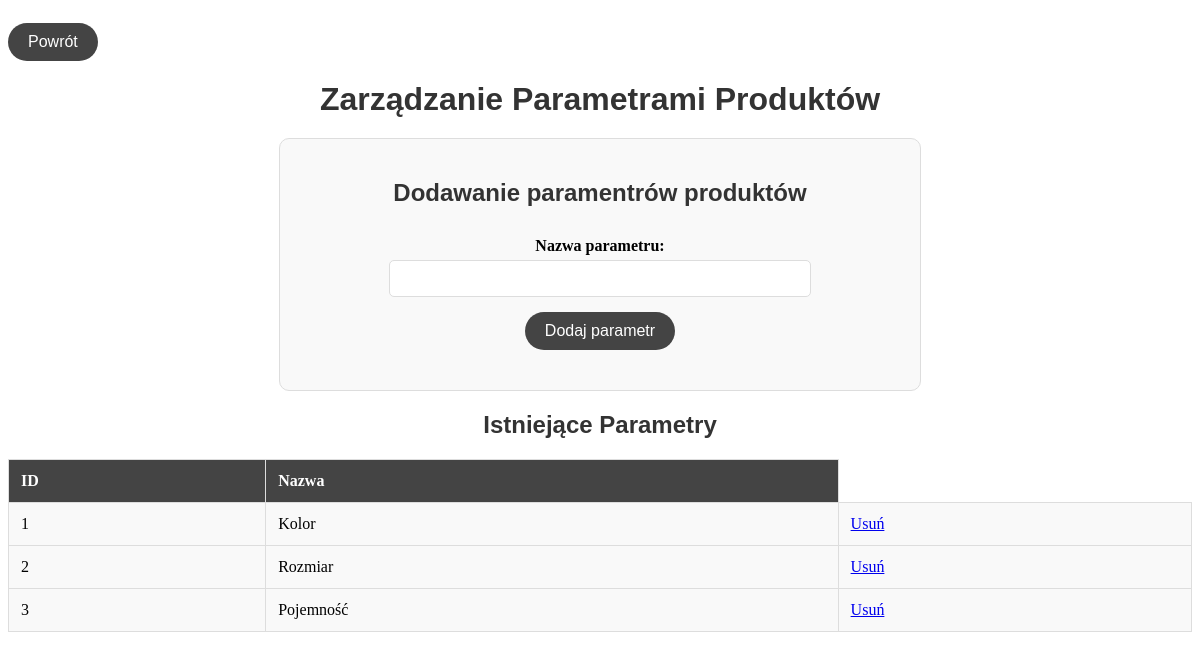
/parameters.php, run on an earlier commit of the app's database.
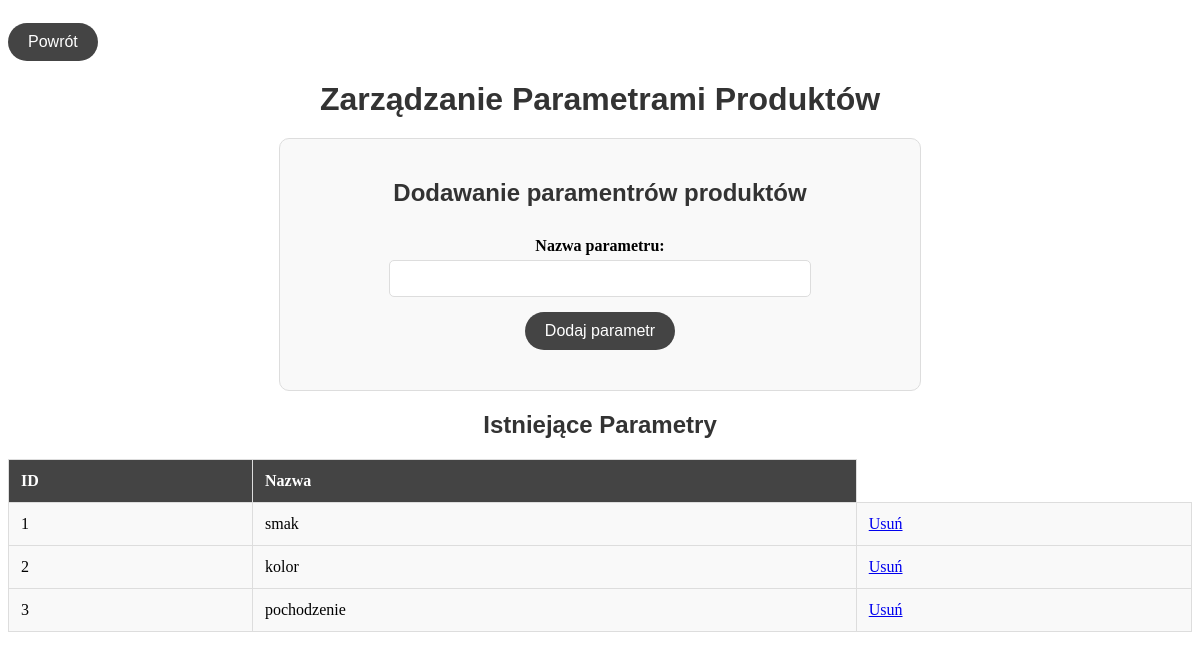
And on a later commit of the database.
### tables this page shows
CREATE TABLE `parameters` (
  `id` int(11) NOT NULL,
  `name` varchar(50) NOT NULL
);

### parameters.php (the view, shortened to what this page needs)
<?php
include('database.php');
?>
<!DOCTYPE html>
<html lang="pl">
<head>
    <link rel="stylesheet" href="styling.css">
</head>
<body>
<button class="przenies" onclick="window.location.href='admin.php'">Powrót</button>
<h1>Zarządzanie Parametrami Produktów</h1>
<div class="form-container">
<h2>Dodawanie paramentrów produktów</h2>
    <form action="parameters.php" method="POST">
        <label for="parameter_name">Nazwa parametru:</label>
        <input type="text" name="parameter_name" id="parameter_name" required>
        <button type="submit" name="add_parameter">Dodaj parametr</button>
    </form>
</div>
    <h2>Istniejące Parametry</h2>
    <table>
        <tr>
            <th>ID</th>
            <th>Nazwa</th>
        </tr>
        <?php
        $parameters = $pdo->query("SELECT * FROM parameters")->fetchAll();
        foreach ($parameters as $param) {
            echo "<tr><td>{$param['id']}</td><td>{$param['name']}</td>";
            echo "<td><a href='parameters.php?delete={$param['id']}'>Usuń</a></td></tr>";
        }
        ?>
    </table>
</body>
</html>

What changed in the data, as far as the page shows it:
changed parameters id 1: name "Kolor" → "smak"
changed parameters id 2: name "Rozmiar" → "kolor"
changed parameters id 3: name "Pojemność" → "pochodzenie"
